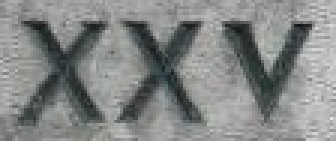
#> input picture ch_04_binary_vision/images/Picture1_XXV.jpg, 112 x 47 px (shown 3 times larger)
$ jupyter execute ch_04_2_1.ipynb   (shell and % lines are left out)
#> lines starting #> are read from the running program, lines starting #| are printed output that depends on the picture; after the words box and inside, x2 and y2 are one past the last pixel; in counts of white or black regions, pixels touching at a corner belong together
# تحلیل دونمایی هیستوگرام (Bimodal Histogram Analysis)

با تحلیل هیستوگرام یک تصویر می‌توان آستانه را بدست آورد.

اگر فرض کنیم پس‌زمینه تصویر حول یک مقدار خاص و پیش‌زمینه تصویر نیز حول یک مقدار خاص در نمودار هیستوگرام باشد، به عبارت دیگر هیستوگرام تصویر ۲ پیک اصلی یا ۲ قله داشته باشد، آنگاه کمترین مقدار بین ۲ قله مقدار آستانه خواهد بود.

به کمترین مقدار بین دو قله (یا ۲ پیک اصلی) نقطه آنتی مد (Antimode) می‌گویند

برای مثال می‌خواهیم آستانه تصویر زیر را از روش تحلیل دونمایی هیستوگرام بدست آوریم

[cell 1]
# import necessary libraries
import cv2
import matplotlib.pyplot as plt

# to show image in notebook

[cell 2]
img = cv2.imread('images/Picture1_XXV.jpg')
#> img is the input picture: shape (47, 112, 3); mean B, G, R 132.6, 134.2, 131.1

plt.axis('off')
plt.imshow(img, cmap='gray')

ابتدا تصویر رنگی را به تصویر خاکستری تبدیل می‌کنیم

[cell 3]
img_gray = cv2.cvtColor(img, cv2.COLOR_BGR2GRAY)

plt.axis('off')
plt.imshow(img_gray, cmap='gray')

نمودار هیستوگرام آن را رسم می‌کنیم

[cell 4]
histogram = cv2.calcHist([img], [0], None, [256], [0, 256])
#> histogram = 256 values, max 101 at index 160, min 0 at index 0, mean 20.56

plt.plot(histogram)
plt.xlim([0, 256])
plt.ylim([0, 110])
plt.show()
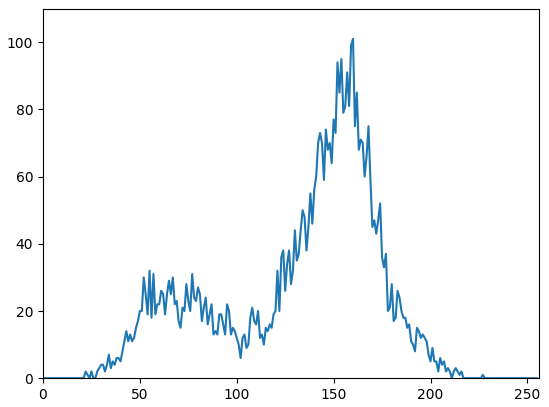
#> figure drawn by matplotlib, 1 panel; curve peaks at x = 160, y = 101

همانگونه که در نمودار هیستوگرام مشخص است ۱۰۰ کمترین مقدار را میان دو قله دارد؛ بنابراین آستانه تصویر را می‌توانیم ۱۰۰ انتخاب کنیم

[cell 5]
# Threshold
T = 100

_, img_binary = cv2.threshold(img_gray, T, 255, cv2.THRESH_BINARY)
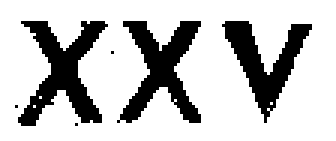
#> img_binary: shape (47, 112) (shown 3 times larger); 76.1% white; 6 black regions (3 under 20 px), largest, box (x1, y1, x2, y2) and area: (6, 7, 36, 42) 455, (39, 7, 67, 41) 428, (74, 7, 104, 41) 371

plt.axis('off')
plt.imshow(img_binary, cmap='gray')

$ run again, with ch_04_binary_vision/images/Picture1.jpg copied over ch_04_binary_vision/images/Picture1_XXV.jpg
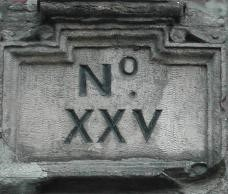
#> input picture ch_04_binary_vision/images/Picture1.jpg, 228 x 194 px
#> img is the input picture: shape (194, 228, 3); mean B, G, R 107.8, 109.5, 106.8
#> histogram = 256 values, max 426 at index 143, min 0 at index 0, mean 172.8
#> `plt.show()`:
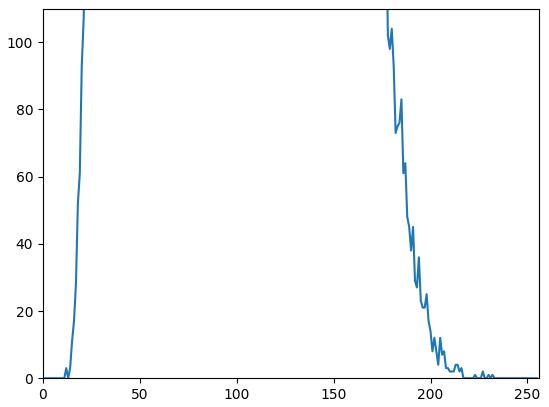
#> figure drawn by matplotlib, 1 panel; curve peaks at x = 143, y = 426
#> `_, img_binary = cv2.threshold(img_gray, T, 255, cv2.THRESH_BINARY)`:
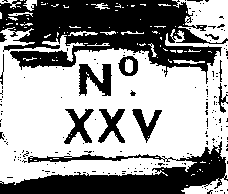
#> img_binary: shape (194, 228); 59.6% white; 174 black regions (160 under 20 px), largest, box (x1, y1, x2, y2) and area: (0, 0, 228, 84) 9872, (0, 141, 228, 194) 5152, (79, 64, 112, 96) 630
